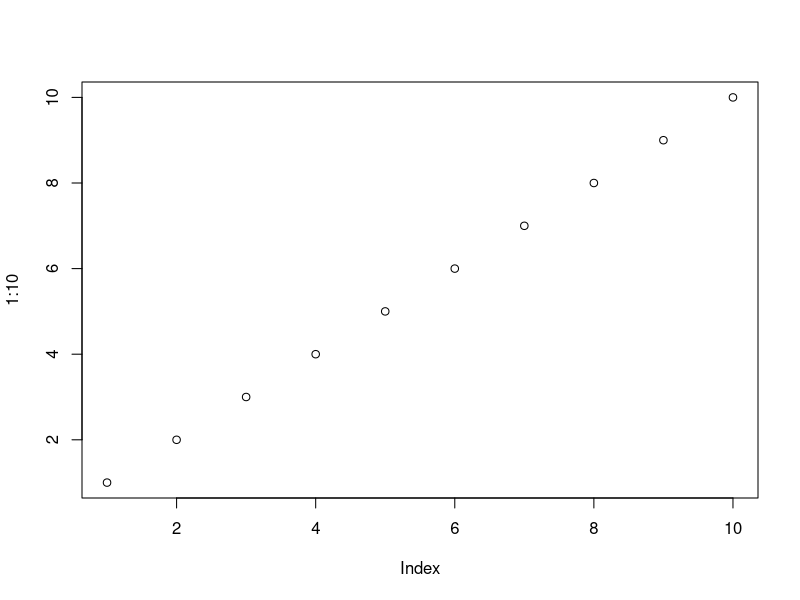
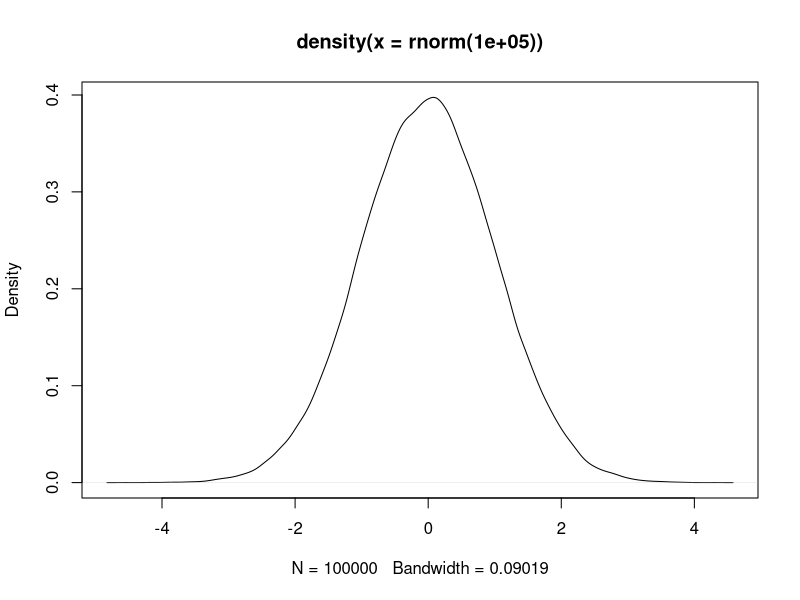

Write the R code that produced these figures, in order.
## ---- chunk 1
# Check if running on GitHub Actions
# This is important as otherwise Github will attempt to build this and it's missing the python libraries and will fail
on_github <- Sys.getenv("GITHUB_ACTIONS") == "true"

# If on GitHub, set eval = FALSE for all subsequent chunks
knitr::opts_chunk$set(eval = !on_github)
## ---- chunk 2
knitr::opts_chunk$set(
  collapse = TRUE,
  comment = "#>"
)
## ---- chunk 3
plot(1:10)
## ---- chunk 4
# This ensures knitr tracks the image as a dependency
#knitr::include_graphics("images/basicplot-5.png")
## ---- chunk 5
plot(density(rnorm(1e5)))
